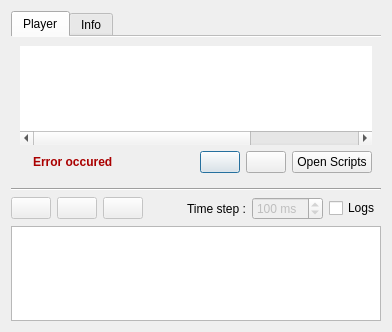
<?xml version="1.0" encoding="UTF-8"?>
<ui version="4.0">
 <class>pqPlayBackEventsDialog</class>
 <widget class="QDialog" name="pqPlayBackEventsDialog">
  <property name="windowModality">
   <enum>Qt::NonModal</enum>
  </property>
  <property name="geometry">
   <rect>
    <x>0</x>
    <y>0</y>
    <width>392</width>
    <height>332</height>
   </rect>
  </property>
  <property name="sizePolicy">
   <sizepolicy hsizetype="Preferred" vsizetype="Preferred">
    <horstretch>0</horstretch>
    <verstretch>0</verstretch>
   </sizepolicy>
  </property>
  <property name="minimumSize">
   <size>
    <width>0</width>
    <height>0</height>
   </size>
  </property>
  <property name="maximumSize">
   <size>
    <width>16777215</width>
    <height>16777215</height>
   </size>
  </property>
  <property name="windowTitle">
   <string>PlayBack Information</string>
  </property>
  <property name="sizeGripEnabled">
   <bool>false</bool>
  </property>
  <property name="modal">
   <bool>false</bool>
  </property>
  <layout class="QVBoxLayout" name="verticalLayout_4">
   <property name="sizeConstraint">
    <enum>QLayout::SetDefaultConstraint</enum>
   </property>
   <item>
    <widget class="QTabWidget" name="tabWidget">
     <property name="sizePolicy">
      <sizepolicy hsizetype="Preferred" vsizetype="Preferred">
       <horstretch>0</horstretch>
       <verstretch>0</verstretch>
      </sizepolicy>
     </property>
     <property name="minimumSize">
      <size>
       <width>0</width>
       <height>0</height>
      </size>
     </property>
     <property name="maximumSize">
      <size>
       <width>16777215</width>
       <height>16777215</height>
      </size>
     </property>
     <property name="tabPosition">
      <enum>QTabWidget::North</enum>
     </property>
     <property name="tabShape">
      <enum>QTabWidget::Rounded</enum>
     </property>
     <property name="currentIndex">
      <number>0</number>
     </property>
     <property name="iconSize">
      <size>
       <width>15</width>
       <height>16</height>
      </size>
     </property>
     <property name="elideMode">
      <enum>Qt::ElideNone</enum>
     </property>
     <property name="usesScrollButtons">
      <bool>false</bool>
     </property>
     <property name="documentMode">
      <bool>true</bool>
     </property>
     <widget class="QWidget" name="Player">
      <attribute name="icon">
       <iconset resource="Resources/QtTesting.qrc">
        <normaloff>:/Icons/timePlay.png</normaloff>:/Icons/timePlay.png</iconset>
      </attribute>
      <attribute name="title">
       <string>Player</string>
      </attribute>
      <layout class="QVBoxLayout" name="verticalLayout_2">
       <property name="sizeConstraint">
        <enum>QLayout::SetMaximumSize</enum>
       </property>
       <item>
        <widget class="QTableWidget" name="tableWidget">
         <property name="enabled">
          <bool>true</bool>
         </property>
         <property name="sizePolicy">
          <sizepolicy hsizetype="Preferred" vsizetype="Preferred">
           <horstretch>0</horstretch>
           <verstretch>0</verstretch>
          </sizepolicy>
         </property>
         <property name="minimumSize">
          <size>
           <width>0</width>
           <height>0</height>
          </size>
         </property>
         <property name="maximumSize">
          <size>
           <width>16777215</width>
           <height>16777215</height>
          </size>
         </property>
         <property name="frameShape">
          <enum>QFrame::NoFrame</enum>
         </property>
         <property name="frameShadow">
          <enum>QFrame::Sunken</enum>
         </property>
         <property name="verticalScrollBarPolicy">
          <enum>Qt::ScrollBarAsNeeded</enum>
         </property>
         <property name="tabKeyNavigation">
          <bool>true</bool>
         </property>
         <property name="alternatingRowColors">
          <bool>true</bool>
         </property>
         <property name="selectionMode">
          <enum>QAbstractItemView::NoSelection</enum>
         </property>
         <property name="gridStyle">
          <enum>Qt::NoPen</enum>
         </property>
         <property name="cornerButtonEnabled">
          <bool>false</bool>
         </property>
         <property name="columnCount">
          <number>3</number>
         </property>
         <attribute name="horizontalHeaderVisible">
          <bool>false</bool>
         </attribute>
         <attribute name="horizontalHeaderCascadingSectionResizes">
          <bool>true</bool>
         </attribute>
         <attribute name="horizontalHeaderDefaultSectionSize">
          <number>150</number>
         </attribute>
         <attribute name="horizontalHeaderHighlightSections">
          <bool>true</bool>
         </attribute>
         <attribute name="horizontalHeaderMinimumSectionSize">
          <number>15</number>
         </attribute>
         <attribute name="horizontalHeaderShowSortIndicator" stdset="0">
          <bool>false</bool>
         </attribute>
         <attribute name="horizontalHeaderStretchLastSection">
          <bool>true</bool>
         </attribute>
         <attribute name="verticalHeaderVisible">
          <bool>false</bool>
         </attribute>
         <column>
          <property name="text">
           <string/>
          </property>
         </column>
         <column>
          <property name="text">
           <string notr="true">Files</string>
          </property>
          <property name="font">
           <font>
            <italic>false</italic>
           </font>
          </property>
         </column>
         <column>
          <property name="text">
           <string>Progress</string>
          </property>
         </column>
        </widget>
       </item>
       <item>
        <layout class="QHBoxLayout" name="horizontalLayout_3">
         <item>
          <widget class="QLabel" name="playerErrorIconLabel">
           <property name="maximumSize">
            <size>
             <width>18</width>
             <height>18</height>
            </size>
           </property>
           <property name="text">
            <string/>
           </property>
           <property name="pixmap">
            <pixmap resource="Resources/QtTesting.qrc">:/Icons/clear.svg</pixmap>
           </property>
           <property name="scaledContents">
            <bool>true</bool>
           </property>
          </widget>
         </item>
         <item>
          <widget class="QLabel" name="playerErrorTextLabel">
           <property name="palette">
            <palette>
             <active>
              <colorrole role="WindowText">
               <brush brushstyle="SolidPattern">
                <color alpha="255">
                 <red>170</red>
                 <green>0</green>
                 <blue>0</blue>
                </color>
               </brush>
              </colorrole>
             </active>
             <inactive>
              <colorrole role="WindowText">
               <brush brushstyle="SolidPattern">
                <color alpha="255">
                 <red>170</red>
                 <green>0</green>
                 <blue>0</blue>
                </color>
               </brush>
              </colorrole>
             </inactive>
             <disabled>
              <colorrole role="WindowText">
               <brush brushstyle="SolidPattern">
                <color alpha="255">
                 <red>106</red>
                 <green>104</green>
                 <blue>100</blue>
                </color>
               </brush>
              </colorrole>
             </disabled>
            </palette>
           </property>
           <property name="font">
            <font>
             <weight>75</weight>
             <bold>true</bold>
            </font>
           </property>
           <property name="text">
            <string>Error occured</string>
           </property>
          </widget>
         </item>
         <item>
          <spacer name="horizontalSpacer_2">
           <property name="orientation">
            <enum>Qt::Horizontal</enum>
           </property>
           <property name="sizeHint" stdset="0">
            <size>
             <width>200</width>
             <height>20</height>
            </size>
           </property>
          </spacer>
         </item>
         <item>
          <widget class="QPushButton" name="plusButton">
           <property name="toolTip">
            <string>Add scripts to the list</string>
           </property>
           <property name="text">
            <string/>
           </property>
           <property name="icon">
            <iconset resource="Resources/QtTesting.qrc">
             <normaloff>:/Icons/plus.png</normaloff>:/Icons/plus.png</iconset>
           </property>
           <property name="iconSize">
            <size>
             <width>24</width>
             <height>24</height>
            </size>
           </property>
           <property name="flat">
            <bool>false</bool>
           </property>
          </widget>
         </item>
         <item>
          <widget class="QPushButton" name="minusButton">
           <property name="toolTip">
            <string>Remove checked scripts</string>
           </property>
           <property name="text">
            <string/>
           </property>
           <property name="icon">
            <iconset resource="Resources/QtTesting.qrc">
             <normaloff>:/Icons/minus.png</normaloff>:/Icons/minus.png</iconset>
           </property>
          </widget>
         </item>
         <item>
          <widget class="QPushButton" name="loadFileButton">
           <property name="sizePolicy">
            <sizepolicy hsizetype="Minimum" vsizetype="Fixed">
             <horstretch>0</horstretch>
             <verstretch>0</verstretch>
            </sizepolicy>
           </property>
           <property name="toolTip">
            <string>Open scripts</string>
           </property>
           <property name="text">
            <string>Open Scripts</string>
           </property>
          </widget>
         </item>
        </layout>
       </item>
      </layout>
     </widget>
     <widget class="QWidget" name="Info">
      <property name="toolTip">
       <string>Information about the current event</string>
      </property>
      <attribute name="icon">
       <iconset resource="Resources/QtTesting.qrc">
        <normaloff>:/Icons/info.png</normaloff>:/Icons/info.png</iconset>
      </attribute>
      <attribute name="title">
       <string>Info</string>
      </attribute>
      <layout class="QVBoxLayout" name="verticalLayout">
       <property name="sizeConstraint">
        <enum>QLayout::SetMaximumSize</enum>
       </property>
       <item>
        <layout class="QHBoxLayout" name="horizontalLayout">
         <property name="sizeConstraint">
          <enum>QLayout::SetDefaultConstraint</enum>
         </property>
         <item>
          <widget class="QLabel" name="currentFileLabel">
           <property name="sizePolicy">
            <sizepolicy hsizetype="Preferred" vsizetype="Maximum">
             <horstretch>0</horstretch>
             <verstretch>0</verstretch>
            </sizepolicy>
           </property>
           <property name="text">
            <string>No file is playing</string>
           </property>
          </widget>
         </item>
         <item>
          <spacer name="horizontalSpacer">
           <property name="orientation">
            <enum>Qt::Horizontal</enum>
           </property>
           <property name="sizeHint" stdset="0">
            <size>
             <width>40</width>
             <height>20</height>
            </size>
           </property>
          </spacer>
         </item>
         <item>
          <widget class="QLabel" name="infoErrorIconLabel">
           <property name="sizePolicy">
            <sizepolicy hsizetype="Fixed" vsizetype="Fixed">
             <horstretch>0</horstretch>
             <verstretch>0</verstretch>
            </sizepolicy>
           </property>
           <property name="maximumSize">
            <size>
             <width>18</width>
             <height>18</height>
            </size>
           </property>
           <property name="text">
            <string/>
           </property>
           <property name="pixmap">
            <pixmap resource="Resources/QtTesting.qrc">:/Icons/clear.svg</pixmap>
           </property>
           <property name="scaledContents">
            <bool>true</bool>
           </property>
          </widget>
         </item>
         <item>
          <widget class="QLabel" name="infoErrorTextLabel">
           <property name="palette">
            <palette>
             <active>
              <colorrole role="WindowText">
               <brush brushstyle="SolidPattern">
                <color alpha="255">
                 <red>170</red>
                 <green>0</green>
                 <blue>0</blue>
                </color>
               </brush>
              </colorrole>
              <colorrole role="Text">
               <brush brushstyle="SolidPattern">
                <color alpha="255">
                 <red>0</red>
                 <green>0</green>
                 <blue>0</blue>
                </color>
               </brush>
              </colorrole>
             </active>
             <inactive>
              <colorrole role="WindowText">
               <brush brushstyle="SolidPattern">
                <color alpha="255">
                 <red>170</red>
                 <green>0</green>
                 <blue>0</blue>
                </color>
               </brush>
              </colorrole>
              <colorrole role="Text">
               <brush brushstyle="SolidPattern">
                <color alpha="255">
                 <red>0</red>
                 <green>0</green>
                 <blue>0</blue>
                </color>
               </brush>
              </colorrole>
             </inactive>
             <disabled>
              <colorrole role="WindowText">
               <brush brushstyle="SolidPattern">
                <color alpha="255">
                 <red>106</red>
                 <green>104</green>
                 <blue>100</blue>
                </color>
               </brush>
              </colorrole>
              <colorrole role="Text">
               <brush brushstyle="SolidPattern">
                <color alpha="255">
                 <red>190</red>
                 <green>190</green>
                 <blue>190</blue>
                </color>
               </brush>
              </colorrole>
             </disabled>
            </palette>
           </property>
           <property name="font">
            <font>
             <weight>75</weight>
             <bold>true</bold>
            </font>
           </property>
           <property name="text">
            <string>Error occured</string>
           </property>
          </widget>
         </item>
        </layout>
       </item>
       <item>
        <widget class="QGroupBox" name="Data">
         <property name="enabled">
          <bool>true</bool>
         </property>
         <property name="sizePolicy">
          <sizepolicy hsizetype="Preferred" vsizetype="Maximum">
           <horstretch>0</horstretch>
           <verstretch>0</verstretch>
          </sizepolicy>
         </property>
         <property name="title">
          <string>Current Event</string>
         </property>
         <property name="flat">
          <bool>false</bool>
         </property>
         <property name="checkable">
          <bool>false</bool>
         </property>
         <property name="checked">
          <bool>false</bool>
         </property>
         <layout class="QVBoxLayout" name="verticalLayout_3">
          <property name="sizeConstraint">
           <enum>QLayout::SetNoConstraint</enum>
          </property>
          <item>
           <widget class="QLabel" name="objectLabel">
            <property name="sizePolicy">
             <sizepolicy hsizetype="Preferred" vsizetype="Maximum">
              <horstretch>0</horstretch>
              <verstretch>0</verstretch>
             </sizepolicy>
            </property>
            <property name="text">
             <string>Object :</string>
            </property>
           </widget>
          </item>
          <item>
           <widget class="QLabel" name="commandLabel">
            <property name="sizePolicy">
             <sizepolicy hsizetype="Preferred" vsizetype="Maximum">
              <horstretch>0</horstretch>
              <verstretch>0</verstretch>
             </sizepolicy>
            </property>
            <property name="text">
             <string>Command :</string>
            </property>
           </widget>
          </item>
          <item>
           <widget class="QLabel" name="argumentsLabel">
            <property name="sizePolicy">
             <sizepolicy hsizetype="Preferred" vsizetype="Maximum">
              <horstretch>0</horstretch>
              <verstretch>0</verstretch>
             </sizepolicy>
            </property>
            <property name="text">
             <string>Argument(s) :</string>
            </property>
           </widget>
          </item>
         </layout>
        </widget>
       </item>
       <item>
        <spacer name="verticalSpacer">
         <property name="orientation">
          <enum>Qt::Vertical</enum>
         </property>
         <property name="sizeHint" stdset="0">
          <size>
           <width>20</width>
           <height>0</height>
          </size>
         </property>
        </spacer>
       </item>
      </layout>
     </widget>
    </widget>
   </item>
   <item>
    <widget class="Line" name="line">
     <property name="orientation">
      <enum>Qt::Horizontal</enum>
     </property>
    </widget>
   </item>
   <item>
    <layout class="QHBoxLayout" name="horizontalLayout_2">
     <property name="sizeConstraint">
      <enum>QLayout::SetFixedSize</enum>
     </property>
     <item>
      <widget class="QPushButton" name="playPauseButton">
       <property name="enabled">
        <bool>false</bool>
       </property>
       <property name="toolTip">
        <string>Play/Pause</string>
       </property>
       <property name="text">
        <string/>
       </property>
       <property name="icon">
        <iconset resource="Resources/QtTesting.qrc">
         <normaloff>:/Icons/timePlay.png</normaloff>
         <normalon>:/Icons/pause.png</normalon>:/Icons/timePlay.png</iconset>
       </property>
       <property name="checkable">
        <bool>true</bool>
       </property>
       <property name="checked">
        <bool>false</bool>
       </property>
       <property name="autoRepeat">
        <bool>false</bool>
       </property>
       <property name="flat">
        <bool>false</bool>
       </property>
      </widget>
     </item>
     <item>
      <widget class="QPushButton" name="stepButton">
       <property name="enabled">
        <bool>false</bool>
       </property>
       <property name="toolTip">
        <string>Play step by step</string>
       </property>
       <property name="text">
        <string/>
       </property>
       <property name="icon">
        <iconset resource="Resources/QtTesting.qrc">
         <normaloff>:/Icons/frameForward.png</normaloff>:/Icons/frameForward.png</iconset>
       </property>
       <property name="checkable">
        <bool>false</bool>
       </property>
       <property name="checked">
        <bool>false</bool>
       </property>
       <property name="flat">
        <bool>false</bool>
       </property>
      </widget>
     </item>
     <item>
      <widget class="QPushButton" name="stopButton">
       <property name="enabled">
        <bool>false</bool>
       </property>
       <property name="sizePolicy">
        <sizepolicy hsizetype="Minimum" vsizetype="Fixed">
         <horstretch>0</horstretch>
         <verstretch>0</verstretch>
        </sizepolicy>
       </property>
       <property name="toolTip">
        <string>Stop</string>
       </property>
       <property name="text">
        <string/>
       </property>
       <property name="icon">
        <iconset resource="Resources/QtTesting.qrc">
         <normaloff>:/Icons/playback-stop.png</normaloff>:/Icons/playback-stop.png</iconset>
       </property>
       <property name="flat">
        <bool>false</bool>
       </property>
      </widget>
     </item>
     <item>
      <spacer name="horizontalSpacer_3">
       <property name="orientation">
        <enum>Qt::Horizontal</enum>
       </property>
       <property name="sizeHint" stdset="0">
        <size>
         <width>40</width>
         <height>20</height>
        </size>
       </property>
      </spacer>
     </item>
     <item>
      <widget class="QLabel" name="timeStepLabel">
       <property name="text">
        <string>Time step :</string>
       </property>
      </widget>
     </item>
     <item>
      <widget class="QSpinBox" name="timeStepSpinBox">
       <property name="enabled">
        <bool>false</bool>
       </property>
       <property name="sizePolicy">
        <sizepolicy hsizetype="Maximum" vsizetype="Fixed">
         <horstretch>0</horstretch>
         <verstretch>0</verstretch>
        </sizepolicy>
       </property>
       <property name="toolTip">
        <string>Time step between each events</string>
       </property>
       <property name="suffix">
        <string> ms</string>
       </property>
       <property name="minimum">
        <number>0</number>
       </property>
       <property name="maximum">
        <number>1000</number>
       </property>
       <property name="singleStep">
        <number>10</number>
       </property>
       <property name="value">
        <number>100</number>
       </property>
      </widget>
     </item>
     <item>
      <widget class="QCheckBox" name="checkBox">
       <property name="toolTip">
        <string>Show/Hide log browser</string>
       </property>
       <property name="text">
        <string>Logs</string>
       </property>
      </widget>
     </item>
    </layout>
   </item>
   <item>
    <widget class="QTextBrowser" name="logBrowser">
     <property name="sizePolicy">
      <sizepolicy hsizetype="Expanding" vsizetype="Preferred">
       <horstretch>0</horstretch>
       <verstretch>0</verstretch>
      </sizepolicy>
     </property>
    </widget>
   </item>
  </layout>
 </widget>
 <resources>
  <include location="Resources/QtTesting.qrc"/>
 </resources>
 <connections>
  <connection>
   <sender>checkBox</sender>
   <signal>toggled(bool)</signal>
   <receiver>logBrowser</receiver>
   <slot>setVisible(bool)</slot>
   <hints>
    <hint type="sourcelabel">
     <x>381</x>
     <y>220</y>
    </hint>
    <hint type="destinationlabel">
     <x>161</x>
     <y>270</y>
    </hint>
   </hints>
  </connection>
 </connections>
</ui>
